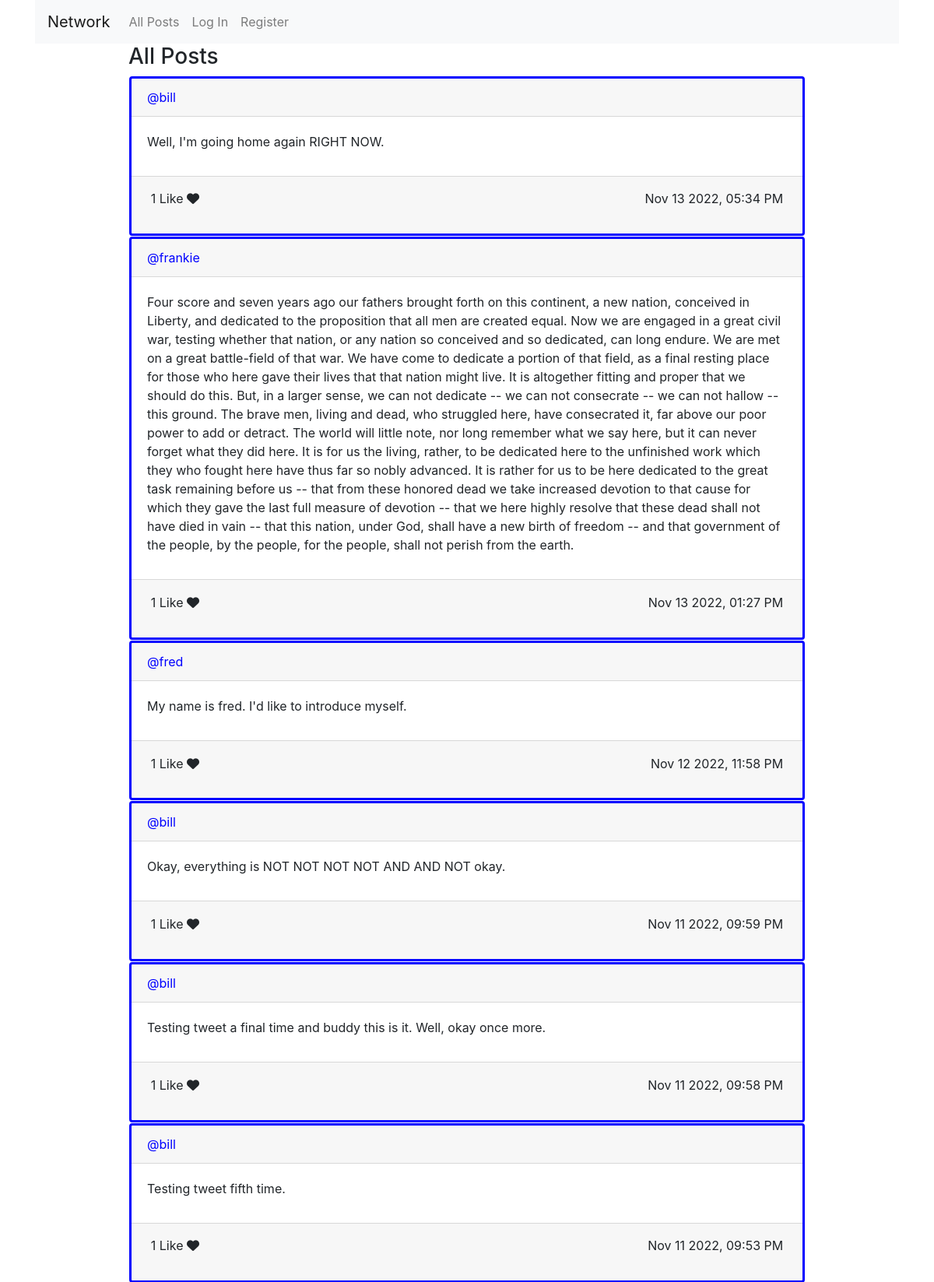
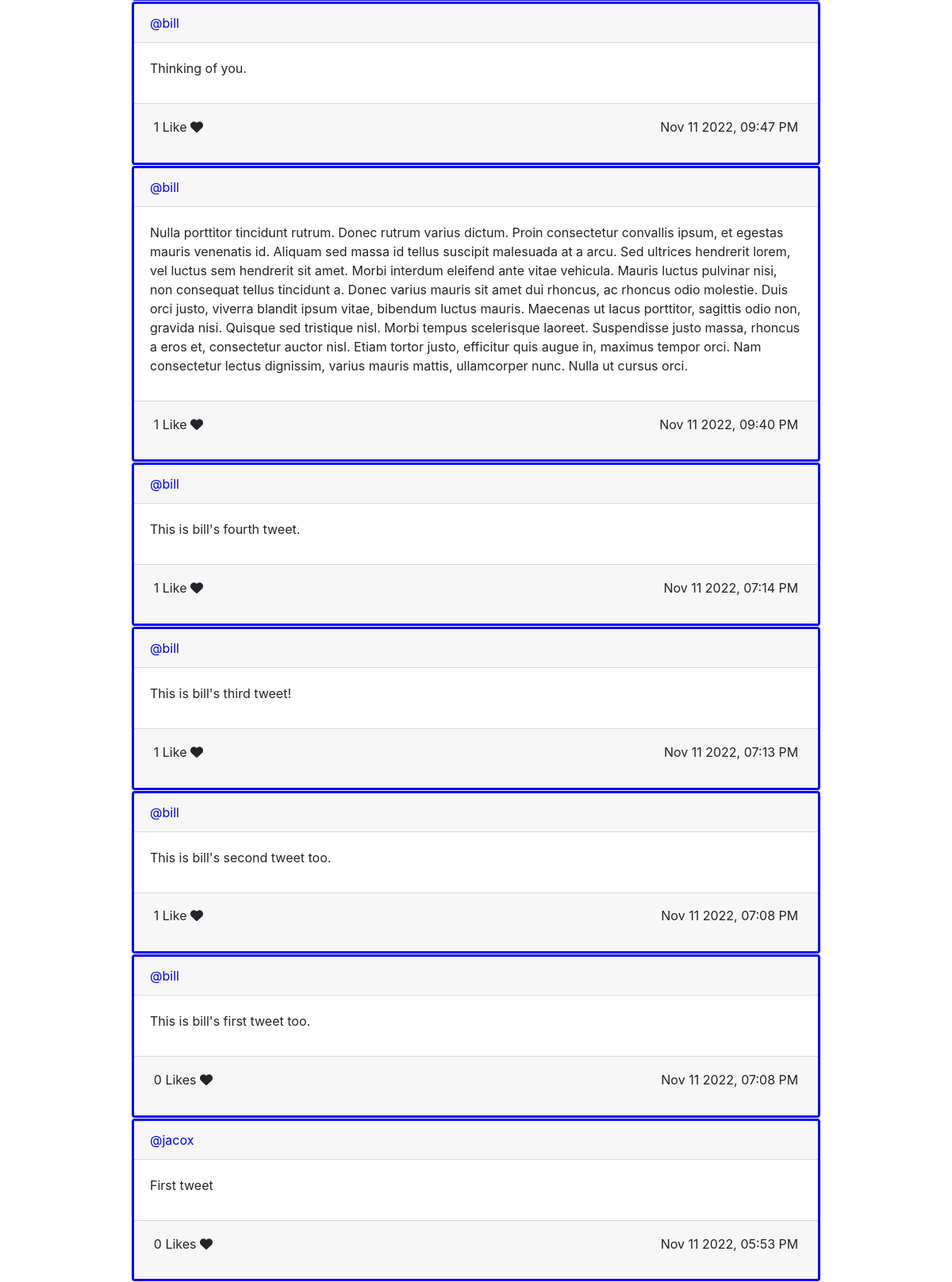
The page / on the database its author committed (2 pictures, top to bottom).
### network/models.py (models this page shows, shortened)
class User(AbstractUser):
    pass

class Tweet(models.Model):
    sender = models.ForeignKey("User", on_delete=models.CASCADE)
    body = models.TextField(blank=True)
    timestamp = models.DateTimeField(auto_now_add=True)
    likes = models.ManyToManyField("User", related_name="userlikes", blank=True)
    def serialize(self):
        return {
            "id": self.id,
            "sender": self.sender.username,
            "body": self.body,
            "timestamp": self.timestamp.strftime("%b %d %Y, %I:%M %p"),
            "likes": [user.username for user in self.likes.all()],
            "likecount": len(self.likes.all())
        }

### network/views.py (the view)
# urls.py: path("", views.index, name="index"),
def index(request):
    showprofile = False
    listname = "All Posts"
    tweetlist = Tweet.objects.all()
    if request.user.is_authenticated:
        showinput = True
    else:
        showinput = False
    tweetlist = tweetlist.order_by("-timestamp").all()
    context = {
        "showinput": showinput,
        "showprofile": showprofile,
        "listname": listname,
        "tweetlist": [tweet.serialize() for tweet in tweetlist]
    }
    return render(request, "network/index.html", context)

### network/templates/network/index.html (shortened to what this page needs)
{% extends "network/layout.html" %}
{% load static %}
{% block body %}
    <div class='container w-75'>
        <div id="tweets-view">
            <h3 id="tweets_title">{{ listname }}</h3>
            <div id="tweets_content">
                {% if tweetlist|length == 0 %}
                    <i>No posts to display</i>
                {% else %}
                    {% for tweet in tweetlist %}
                        <div class='card' id='card{{ forloop.counter0 }}'>
                            <div class='card-header'>
                                @{{ tweet.sender }}
                            </div>
                            <div class='card-body'>
                                <div class='card-title'>
                                    <div class='card-text'>
                                        {{ tweet.body }}
                                    </div>
                                </div>
                            </div>
                            <div class='card-footer'>
                                <table class='table table-sm table-borderless'>
                                    <tbody>
                                        <tr>
                                            <td>
                                                {{ tweet.likecount }}
                                                {% if tweet.likecount == 1 %}
                                                    Like
                                                {% else %}
                                                    Likes
                                                {% endif %}
                                                <i id='heart{{ forloop.counter0 }}' class="fa-solid fa-heart"></i>
                                            </td>
                                            <td id='rj'>
                                                {{ tweet.timestamp }}
                                            </td>
                                        </tr>
                                    </tbody>
                                </table>
                            </div>
                        </div>
                    {% endfor %}
                {% endif %}
            </div>
        </div>
    </div>
{% endblock %}

### network/templates/network/layout.html (shortened to what this page needs)
{% load static %}
<!DOCTYPE html>
<html lang="en">
    <head>
        <link rel="stylesheet" href="https://stackpath.bootstrapcdn.com/bootstrap/4.4.1/css/bootstrap.min.css">
        <link href="{% static 'network/styles.css' %}" rel="stylesheet">
    </head>
    <body>
        <div class="container">
            <nav class="navbar navbar-expand-lg navbar-light bg-light">
                <a class="navbar-brand" href="#">Network</a>
                <ul class="navbar-nav mr-auto">
                    <li class="nav-item">
                    <a class="nav-link" id="allposts" href="{% url 'index' %}">All Posts</a>
                    </li>
                    {% if user.is_authenticated %}
                        <li class="nav-item">
                            <a id='followinglink' class="nav-link" href="{% url 'myfollows' %}">Following</a>
                        </li>
                        <li class="nav-item">
                            <a class="nav-link" href="{% url 'logout' %}">Log Out</a>
                        </li>
                    {% else %}
                        <li class="nav-item">
                            <a class="nav-link" href="{% url 'login' %}">Log In</a>
                        </li>
                        <li class="nav-item">
                            <a class="nav-link" href="{% url 'register' %}">Register</a>
                        </li>
                    {% endif %}
                </ul>
            </div>
        <div class="body">
            {% block body %}
            {% endblock %}
        </div>
    </body>
</html>

### network/static/network/styles.css (style rules this page uses)
.card { border: 3px solid blue; margin: 1px; }
#rj { text-align:right; }
.card-header { cursor:pointer; color: blue; }

### rows shown on the page
User: sender "bill" "bill" "bill" "bill" "bill" "bill" "bill" "bill" "bill" "bill"
Tweet: body "Well, I'm going home again RIGHT NOW."
User: sender "frankie"
Tweet: body "Four score and seven years ago our fathers brought forth on this continent, a new nation, conceived in Liberty, and dedicated to the proposition that all men are created equal. Now we are engaged in a great civil war, testing whether that nation, or any nation so conceived and so dedicated, can long endure. We are met on a great battle-field of that war. We have come to dedicate a portion of that field, as a final resting place for those who here gave their lives that that nation might live. It is altogether fitting and proper that we should do this. But, in a larger sense, we can not dedicate -- we can not consecrate -- we can not hallow -- this ground. The brave men, living and dead, who…"
User: sender "fred"
Tweet: body "My name is fred. I'd like to introduce myself."
Tweet: body "Okay, everything is NOT NOT NOT NOT AND AND NOT okay."
Tweet: body "Testing tweet a final time and buddy this is it. Well, okay once more."
Tweet: body "Testing tweet fifth time."
Tweet: body "Thinking of you."
Tweet: body "Nulla porttitor tincidunt rutrum. Donec rutrum varius dictum. Proin consectetur convallis ipsum, et egestas mauris venenatis id. Aliquam sed massa id tellus suscipit malesuada at a arcu. Sed ultrices hendrerit lorem, vel luctus sem hendrerit sit amet. Morbi interdum eleifend ante vitae vehicula. Mauris luctus pulvinar nisi, non consequat tellus tincidunt a. Donec varius mauris sit amet dui rhoncus, ac rhoncus odio molestie. Duis orci justo, viverra blandit ipsum vitae, bibendum luctus mauris. Maecenas ut lacus porttitor, sagittis odio non, gravida nisi. Quisque sed tristique nisl. Morbi tempus scelerisque laoreet. Suspendisse justo massa, rhoncus a eros et, consectetur auctor nisl. Etiam…"
Tweet: body "This is bill's fourth tweet."
Tweet: body "This is bill's third tweet!"
Tweet: body "This is bill's second tweet too."
Tweet: body "This is bill's first tweet too."
User: sender "jacox"
Tweet: body "First tweet"

### other values the page prints
{{ listname }} "All Posts"
{{ tweet.likecount }} "1" "1" "1" "1" "1" "1" "1" "1" "1" "1" "1" "0" "0"
{{ tweet.timestamp }} "Nov 13 2022, 05:34 PM" "Nov 13 2022, 01:27 PM" "Nov 12 2022, 11:58 PM" "Nov 11 2022, 09:59 PM" "Nov 11 2022, 09:58 PM" "Nov 11 2022, 09:53 PM" "Nov 11 2022, 09:47 PM" "Nov 11 2022, 09:40 PM" "Nov 11 2022, 07:14 PM" "Nov 11 2022, 07:13 PM" "Nov 11 2022, 07:08 PM" "Nov 11 2022, 07:08 PM" "Nov 11 2022, 05:53 PM"
